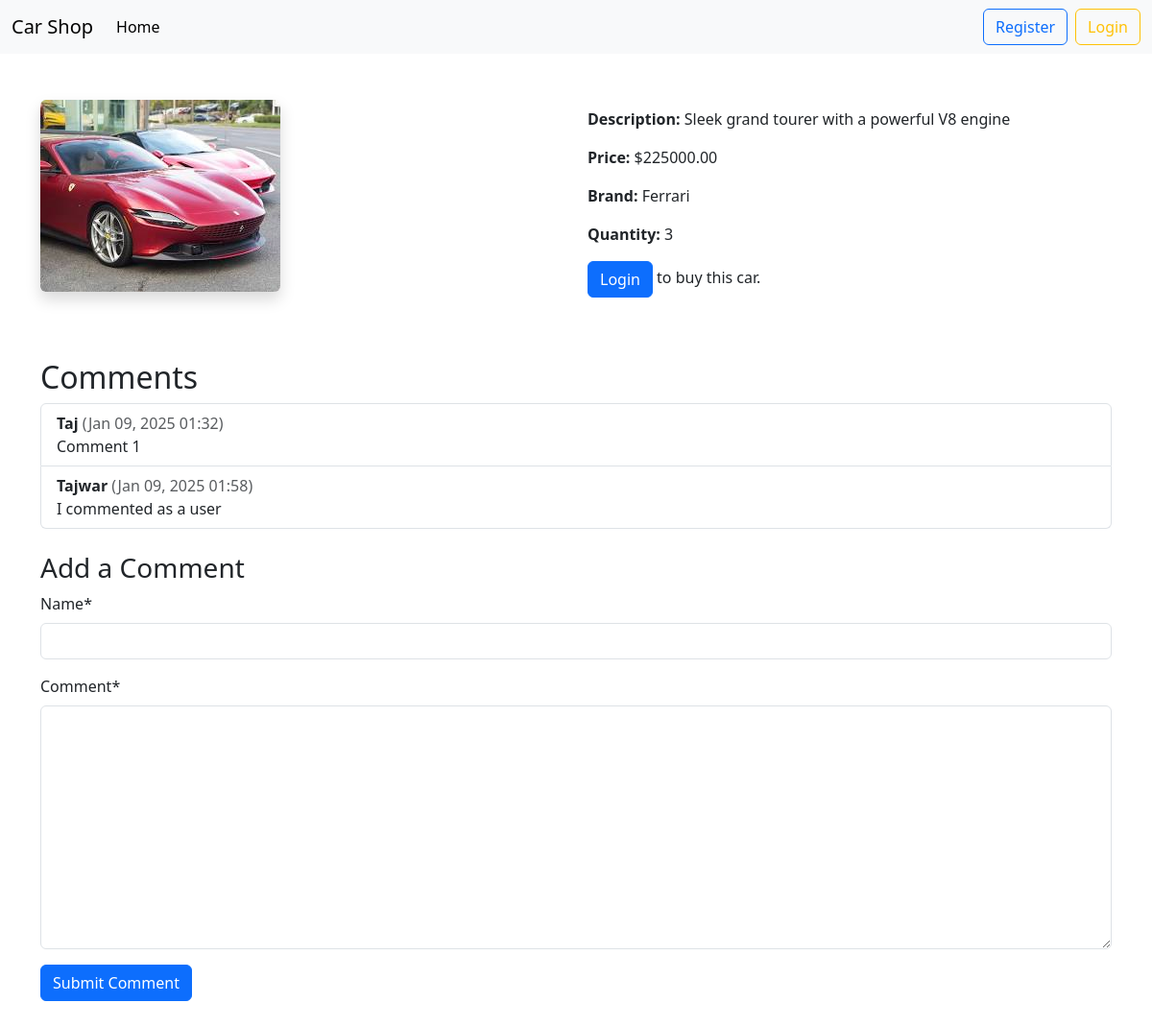
The app's page /car/2/ with its own data.
### car/models.py (models this page shows, shortened)
class Car(models.Model):
    car_brand = models.ForeignKey(CarBrand, on_delete=models.CASCADE, related_name='cars')
    name = models.CharField(max_length=100)
    description = models.TextField()
    image = models.ImageField(upload_to='car/media/cars/')
    price = models.DecimalField(max_digits=10, decimal_places=2)
    quantity = models.IntegerField()

### car_brand/models.py (models this page shows, shortened)
class CarBrand(models.Model):
    name = models.CharField(max_length=100, unique=True)

### comment/models.py (models this page shows, shortened)
class Comment(models.Model):
    car = models.ForeignKey(Car, on_delete=models.CASCADE, related_name='comments')
    name = models.CharField(max_length=100)
    comment = models.TextField()
    date_posted = models.DateTimeField(auto_now_add=True)

### car/views.py (the view, shortened to what this page needs)
# urls.py: path('<int:pk>/', CarDetailView.as_view(), name='car_detail'),
class CarDetailView(FormMixin, DetailView):
    model = Car
    template_name = 'car_detail.html'
    context_object_name = 'car'
    form_class = CommentForm
    def get_context_data(self, **kwargs):
        context = super().get_context_data(**kwargs)
        context['form'] = self.get_form()
        context['comments'] = self.object.comments.all()
        return context

### comment/forms.py
class CommentForm(forms.ModelForm):
    class Meta:
        model = Comment
        fields = ['name', 'comment']

### car/templates/car_detail.html (shortened to what this page needs)
{% extends "base.html" %}
{% block content %}
{% load crispy_forms_tags %}
<div class="row">
            <div class="col-md-6">
                <img src="{{ car.image.url }}" alt="{{ car.title }}" class="img-fluid rounded shadow">
            </div>
            <div class="col-md-6">
                <p><strong>Description:</strong> {{ car.description }}</p>
                <p><strong>Price:</strong> ${{ car.price }}</p>
                <p><strong>Brand:</strong> {{ car.car_brand.name }}</p>
                <p><strong>Quantity:</strong>
                    {% if car.quantity > 0 %}
                        {{ car.quantity }}
                    {% else %}
                        <span class="text-danger">Out of Stock</span>
                    {% endif %}
                </p>
                {% if user.is_authenticated %}
                    {% if car.quantity > 0 %}
                        <form method="post" action="{% url 'place_my_order' car.pk %}">
                            {% csrf_token %}
                            <button type="submit" class="btn btn-success">Buy Now</button>
                        </form>
                    {% else %}
                        <p class="text-danger">This car is currently out of stock.</p>
                    {% endif %}
                {% else %}
                    <p><a href="{% url 'login' %}" class="btn btn-primary">Login</a> to buy this car.</p>
                {% endif %}
            </div>
        </div>
        <div class="mt-5">
            <h2>Comments</h2>
            <ul class="list-group mb-4">
                {% for comment in comments %}
                    <li class="list-group-item">
                        <strong>{{ comment.name }}</strong>
                        <span class="text-muted">({{ comment.date_posted|date:"M d, Y H:i" }})</span>
                        <p class="mb-0">{{ comment.comment }}</p>
                    </li>
                {% empty %}
                    <li class="list-group-item">No comments yet. Be the first to comment!</li>
                {% endfor %}
            </ul>
            <h3>Add a Comment</h3>
            <form method="post" class="mb-4">
                {{ form|crispy }}
                <button type="submit" class="btn btn-primary">Submit Comment</button>
            </form>
        </div>
{% endblock %}

### records on screen
Car: image (picture), description "Sleek grand tourer with a powerful V8 engine", price "225000.00", car_brand.name "Ferrari", quantity "3"
Comment: name "Taj", date_posted "Jan 09, 2025 01:32", comment "Comment 1"
Comment: name "Tajwar", date_posted "Jan 09, 2025 01:58", comment "I commented as a user"
